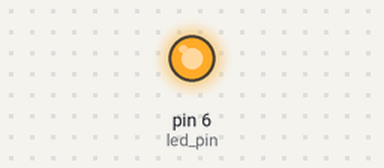
A sketch run on a simulated Arduino Uno, built with avr-gcc and run on an emulated ATmega328P. On the bench: output pins drawn as LEDs (lit = HIGH). Pins used as bus, display or sensor lines are not drawn.

Above: at 0.1 s.
Timing chart, 0 to 1.6 s (numbered marks = the images above):
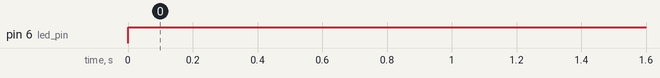

Measured:
- by itself, pin 6 (led_pin): LOW → HIGH at 0.00 s

The sketch:

SelfResettingArduinoMeasure.ino
```cpp
/*
Self Resetting Arduino measurement to determine the reset time
Inspired by Thijs van Beers' SelfResettingArduino

(C) 2015 Richel Bilderbeek

*/

/*

Connections

     +
     |\  |
     | \ |
     |  \|    +-----+
AP---+ L +----+  R  +--- GND
     |  /|    +-----+
     | / |
     |/  |
     +

AP: Arduino pin led_pin
L: LED (connect plus (the longer leg) to AP)
R: resistance, 1 kOhm (brown-black-red-gold)
GND: GND of Arduino

         +-----+
AP---+---+ PUR +--- 5V
     |   +-----+
     |
     RP

AP: Arduino pin reset_pin
PR: Arduino pin RESET
PUR: resistance, 10 kOhm (brown-black-orange-gold)
5V: 5V of Arduino

Start experiment: 15:54:58
Eind experiment : 15:55:22
Totale duur: 24 seconden
Aantal knipperingen: 10x
Duur knippering: 2.4 sec per knippering
Duur reset = duur_knippering - duur_delay = 2.4 - 1.0 = 1.4

Een reset duurt dus 1.4 seconde

*/

const int led_pin = 6; //Pin to LED that measurement is busy
const int reset_pin = 8; //Connect this pin to a pull-up resistor and the reset pin

void setup()
{
  digitalWrite(reset_pin,HIGH);  //This line is first, so when the Arduino is reset it doesn't reset again untill it's told to
  pinMode(reset_pin,OUTPUT);     //Very important, without this line resetting won't work

  pinMode(led_pin,OUTPUT);
}

void loop()
{
  digitalWrite(led_pin,HIGH);
  delay(1000); //Tijd om reset pin erin te doen

  //Reset Arduino
  digitalWrite(reset_pin,LOW);
}
```
